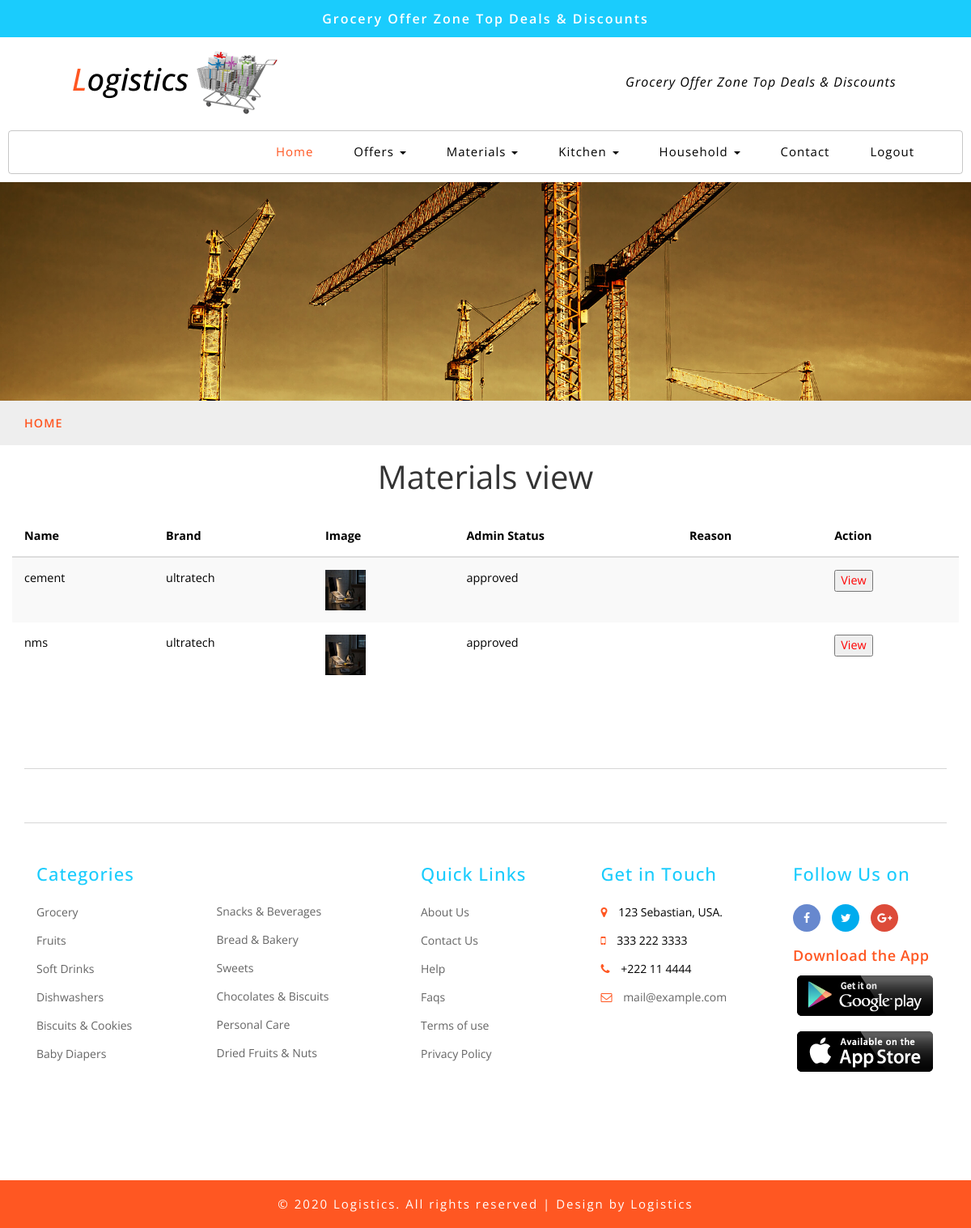
The page /smaterialsview on the database its author committed.
### logistic/models.py (models this page shows, shortened)
class Materials(db.Model):
    id = db.Column(db.Integer,primary_key=True)
    owner = db.Column(db.String)
    name = db.Column(db.String(200))
    brand = db.Column(db.String(200))
    avail = db.Column(db.String(200))
    price = db.Column(db.String(200))
    place = db.Column(db.String(200))
    image = db.Column(db.String(20), nullable=False, default='default.jpg')
    status = db.Column(db.String(200))
    reason = db.Column(db.String(200))

### logistic/routes.py (the view)
@app.route('/smaterialsview')
def smaterialsview():
    material = Materials.query.all()
    return render_template("smaterialsview.html",mat=material)

### logistic/templates/smaterialsview.html (shortened to what this page needs)
{% extends 'sellerlayout.html' %}
{% block content %}
<center><div style="font-size:40px;margin-bottom: 20px;margin-top: 10px;">Materials view</div></center>
<div class="container">
	<div class="row">
		<div class="span5">
            <table class="table table-striped table-condensed">
                  <thead>
                  <tr >
                      <th >Name</th>
                      <th>Brand</th>
                      <th>Image</th>
                      <th>Admin Status</th>
                      <th>Reason</th>
                      <th>Action</th>
                  </tr>
              </thead>
              <tbody>
                  {% for mat in mat %}
                <tr>
                    <td>{{mat.name}}</td>
                    <td>{{mat.brand}}</td>
                    <td><span class="image-block">
                        <a class="image-zoom" href="static/pics/{{mat.image}}" rel="prettyPhoto[gallery]" style="height: 250px;width: 335px;">
                           <figure>
                              <img src="static/pics/{{mat.image}}" class="img-fluid" alt="" style="height: 50px;width: 50px;">
                           </figure>
                        </a>
                     </span></td>
                     <td>{{mat.status}}</td>
                     <td>{{mat.reason}}</td>
                    <td><a href="/smaterialsedit/{{mat.id}}"><button style="color: red;">View</button></a>
                    </td>
                </tr>
                      {% endfor %}
              </tbody>
            </table>
            </div>
	</div>
</div>
{% endblock %}

### logistic/templates/smaterialsview.html (style rules this page uses)
.table > thead > tr > th, .table > tbody > tr > th, .table > tfoot > tr > th, .table > thead > tr > td, .table > tbody > tr > td, .table > tfoot > tr > td { font-size: 0.9em; color: black; border-top: none !important; }

### rows shown on the page
Materials: name "cement", brand "ultratech", image (picture), status "approved"
Materials: name "nms", brand "ultratech", image (picture), status "approved"
